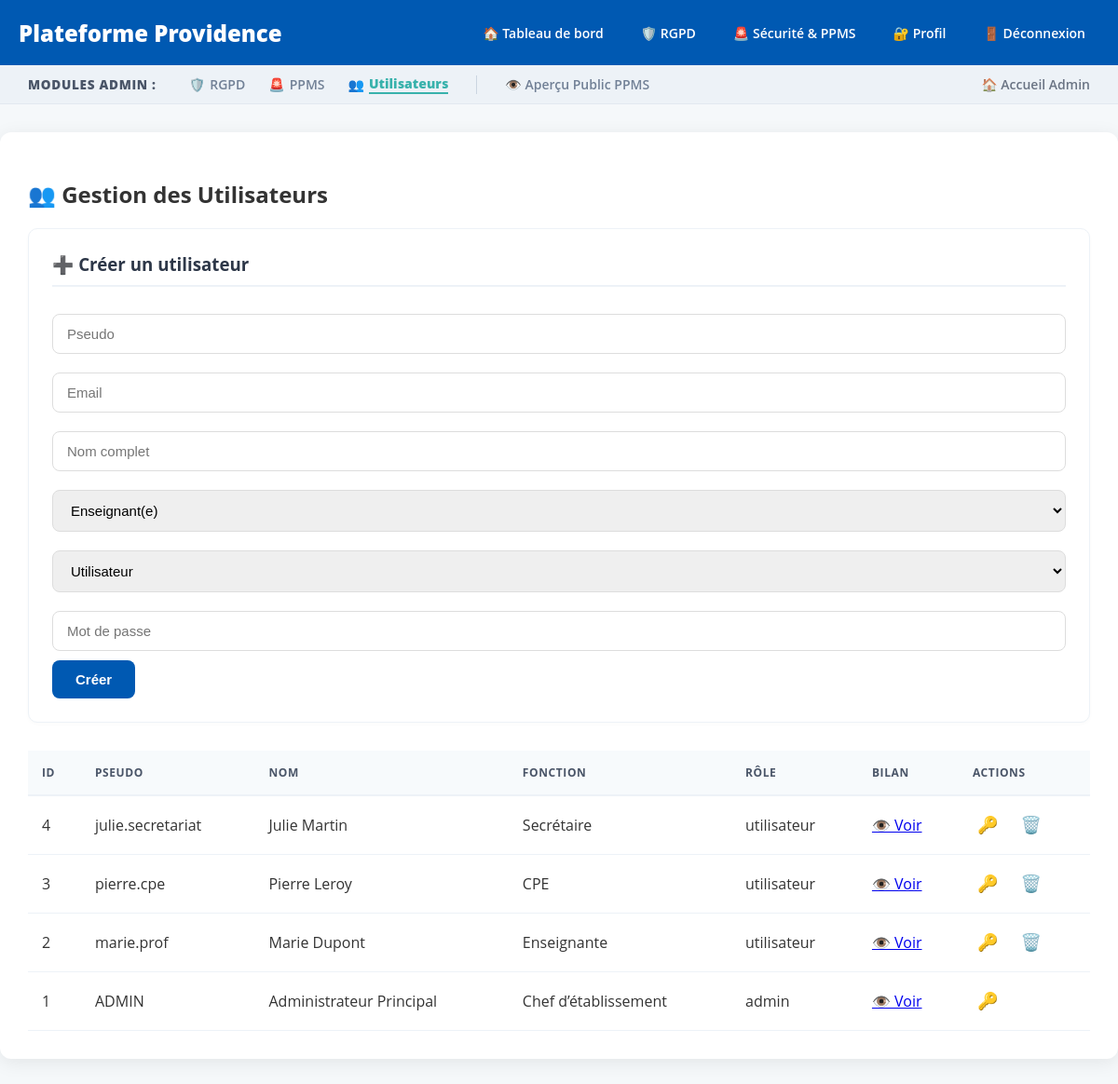
Page /admin/users.php (signed in) on the committed database.
### tables this page shows
CREATE TABLE utilisateurs (
    id_utilisateur INT AUTO_INCREMENT PRIMARY KEY,
    pseudo VARCHAR(50) UNIQUE NOT NULL,
    mot_de_passe VARCHAR(255) NOT NULL,
    email VARCHAR(100) UNIQUE NOT NULL,
    nom VARCHAR(100),
    fonction VARCHAR(100),
    role ENUM('utilisateur','admin') DEFAULT 'utilisateur',
    date_creation DATETIME DEFAULT CURRENT_TIMESTAMP,
    derniere_connexion DATETIME NULL,
    actif TINYINT(1) DEFAULT 1
);

### includes/auth.php (called while the page is built, shortened)
<?php
$currentUser = $_SESSION['user'];
?>

### admin/users.php (the view, shortened to what this page needs)
<?php
include("../includes/config.php");
include("../includes/auth.php");
$users = $pdo->query("SELECT * FROM utilisateurs ORDER BY id_utilisateur DESC")->fetchAll();
?>
<!DOCTYPE html>
<html lang="fr">
<head>
    <link rel="stylesheet" href="../assets/css/style.css">
</head>
<body>
    <?php include("../includes/header.php"); ?>
    <?php include("../includes/admin_nav.php"); ?>
    <div class="container">
        <h2>👥 Gestion des Utilisateurs</h2>
        <div class="section">
            <h3>➕ Créer un utilisateur</h3>
            <form method="post" class="form-inline">
                <input type="text" name="pseudo" placeholder="Pseudo" required>
                <input type="email" name="email" placeholder="Email" required>
                <input type="text" name="nom" placeholder="Nom complet" required>
                <select name="fonction">
                    <option value="Enseignant(e)">Enseignant(e)</option>
                </select>
                <select name="role">
                    <option value="utilisateur">Utilisateur</option>
                </select>
                <input type="password" name="password" placeholder="Mot de passe" required>
                <button type="submit" name="create_user">Créer</button>
            </form>
        </div>
        <table>
            <thead>
                <tr>
                    <th>ID</th>
                    <th>Pseudo</th>
                    <th>Nom</th>
                    <th>Fonction</th>
                    <th>Rôle</th>
                    <th>Bilan</th>
                    <th>Actions</th>
                </tr>
            </thead>
            <tbody>
                <?php foreach ($users as $u): ?>
                    <tr>
                        <td><?php echo $u['id_utilisateur']; ?></td>
                        <td><?php echo htmlspecialchars($u['pseudo']); ?></td>
                        <td><?php echo htmlspecialchars($u['nom']); ?></td>
                        <td><?php echo htmlspecialchars($u['fonction']); ?></td>
                        <td><?php echo $u['role']; ?></td>
                        <td><a href="edit_submission.php?user_id=<?php echo $u['id_utilisateur']; ?>">👁️ Voir</a></td>
                        <td>
                            <form method="post" style="display:inline;">
                                <button type="submit" name="reset_password" title="Réinitialiser MDP"
                                    style="background:none; border:none; cursor:pointer; font-size:18px; padding:5px;">🔑</button>
                            </form>
                            <?php if ($u['id_utilisateur'] != $currentUser['id_utilisateur']): ?>
                                <a href="users.php?delete=<?php echo $u['id_utilisateur']; ?>" title="Supprimer"
                                    style="text-decoration:none; font-size:18px; padding:5px; margin-left:10px;"
                                    onclick="return confirm('Supprimer ?')">🗑️</a>
                            <?php endif; ?>
                        </td>
                    </tr>
                <?php endforeach; ?>
            </tbody>
        </table>
    </div>
</body>
</html>

### assets/css/style.css (style rules this page uses)
body { font-family: "Open Sans", Arial, sans-serif; background-color: #f5f8fa; margin: 0; padding: 0; color: #333; }
.container { max-width: 1200px; margin: 30px auto; padding: 30px; background: white; border-radius: 12px; box-shadow: 0 4px 20px rgba(0, 0, 0, 0.08); }
input[type="text"], input[type="email"], input[type="password"], textarea, select { width: 100%; padding: 12px 15px; margin: 10px 0; border: 1px solid #ddd; border-radius: 8px; box-sizing: border-box; font-size: 15px; transition: border-color 0.3s; }
button, .btn { display: inline-block; width: auto; background-color: #0059b2; color: white; border: none; padding: 12px 25px; border-radius: 8px; cursor: pointer; font-weight: 600; font-size: 15px; transition: filter 0.3s, transform 0.2s; text-decoration: none; text-align: center; }
.section { margin-bottom: 30px; padding: 25px; background: #ffffff; border: 1px solid #edf2f7; border-radius: 10px; box-shadow: 0 2px 4px rgba(0, 0, 0, 0.02); }
.section h3 { margin-top: 0; color: #2d3748; border-bottom: 2px solid #edf2f7; padding-bottom: 10px; }
table { width: 100%; border-collapse: separate; border-spacing: 0; margin-top: 20px; }
table th { background-color: #f7fafc; color: #4a5568; font-weight: 700; text-transform: uppercase; font-size: 12px; letter-spacing: 0.05em; padding: 15px; border-bottom: 2px solid #edf2f7; text-align: left; }
table td { padding: 15px; border-bottom: 1px solid #edf2f7; }

### rows in the picture
utilisateurs: id_utilisateur "4", pseudo "julie.secretariat", nom "Julie Martin", fonction "Secrétaire", role "utilisateur"
utilisateurs: id_utilisateur "3", pseudo "pierre.cpe", nom "Pierre Leroy", fonction "CPE", role "utilisateur"
utilisateurs: id_utilisateur "2", pseudo "marie.prof", nom "Marie Dupont", fonction "Enseignante", role "utilisateur"
utilisateurs: id_utilisateur "1", pseudo "ADMIN", nom "Administrateur Principal", fonction "Chef d’établissement", role "admin"
